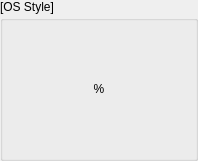
<?xml version="1.0" encoding="UTF-8"?>
<ui version="4.0">
 <class>WiOsStyle</class>
 <widget class="QWidget" name="WiOsStyle">
  <property name="geometry">
   <rect>
    <x>0</x>
    <y>0</y>
    <width>198</width>
    <height>161</height>
   </rect>
  </property>
  <property name="windowTitle">
   <string notr="true">Form</string>
  </property>
  <layout class="QVBoxLayout" name="verticalLayout" stretch="0,1">
   <property name="spacing">
    <number>1</number>
   </property>
   <property name="leftMargin">
    <number>0</number>
   </property>
   <property name="topMargin">
    <number>0</number>
   </property>
   <property name="rightMargin">
    <number>0</number>
   </property>
   <property name="bottomMargin">
    <number>0</number>
   </property>
   <item>
    <widget class="QLabel" name="lbOsTitle">
     <property name="text">
      <string notr="true">[OS Style]</string>
     </property>
    </widget>
   </item>
   <item>
    <widget class="QGroupBox" name="grpOs">
     <layout class="QHBoxLayout" name="horizontalLayout_3">
      <property name="spacing">
       <number>0</number>
      </property>
      <property name="leftMargin">
       <number>0</number>
      </property>
      <property name="topMargin">
       <number>0</number>
      </property>
      <property name="rightMargin">
       <number>0</number>
      </property>
      <property name="bottomMargin">
       <number>2</number>
      </property>
      <item>
       <widget class="QLabel" name="lbOs">
        <property name="sizePolicy">
         <sizepolicy hsizetype="Expanding" vsizetype="Expanding">
          <horstretch>1</horstretch>
          <verstretch>1</verstretch>
         </sizepolicy>
        </property>
        <property name="minimumSize">
         <size>
          <width>120</width>
          <height>108</height>
         </size>
        </property>
        <property name="maximumSize">
         <size>
          <width>300</width>
          <height>300</height>
         </size>
        </property>
        <property name="text">
         <string notr="true">%</string>
        </property>
        <property name="textFormat">
         <enum>Qt::PlainText</enum>
        </property>
        <property name="alignment">
         <set>Qt::AlignCenter</set>
        </property>
       </widget>
      </item>
     </layout>
    </widget>
   </item>
  </layout>
 </widget>
 <resources/>
 <connections/>
</ui>
